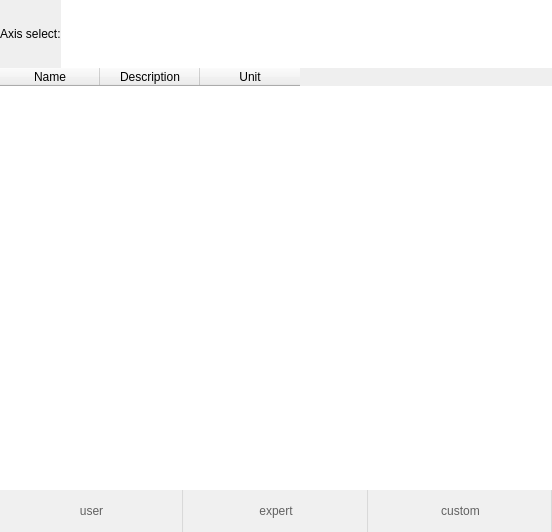
<?xml version="1.0" encoding="UTF-8"?>
<ui version="4.0">
 <class>DialogPickCurve</class>
 <widget class="QDialog" name="DialogPickCurve">
  <property name="geometry">
   <rect>
    <x>0</x>
    <y>0</y>
    <width>552</width>
    <height>532</height>
   </rect>
  </property>
  <property name="windowTitle">
   <string>Dialog</string>
  </property>
  <property name="styleSheet">
   <string notr="true">QToolButton{
color: rgb(97, 97, 97);
background-color: #F0F0F0;
      border: 1px solid #d9d9d9;
      border-left-color: transparent;
      border-top-color: transparent;
border-bottom-color: transparent;
}
QToolButton:hover{
color: rgb(97, 97, 97);
background-color: #D0D0D0;
border-style:none;
}

QToolButton:checked{
color: rgb(97, 97, 97);
background-color: #A0A0A0;
border-style:none;
}
QWidget#widget{
background-color: white;
}
/*QWidget#DialogPickCurve{
background-color:rgba(0,0,0,0);
}
QWidget#page_user{
background-color:rgba(0,0,0,0);
}*/

QTreeView,QTableView,QListView {
	show-decoration-selected: 1;
	border:none; 
  }
QTreeView::item,QTableView::item,QListView::item {
      border: 1px solid #d9d9d9;
      border-left-color: transparent;
      border-top-color: transparent;
  }
QTreeView::item:hover,QTableView::item:hover,QListView::item:hover {
      background: #D0D0D0;
      border: 1px solid #B0B0B0;
  }
QTreeView::item:selected,QTableView::item:selected,QListView::item:selected {
	  background: #A0A0A0;
      border: 1px solid #A0A0A0;
  }
QTreeView::item:selected:active,QTableView::item:selected:active,QListView::item:selected:active{
      background: #A0A0A0;
  }
QTreeView::item:selected:!active,QTableView::item:selected:!active,QListView::item:selected:!active {
      background: #A0A0A0;
  }


</string>
  </property>
  <layout class="QVBoxLayout" name="verticalLayout" stretch="1,10,1">
   <property name="spacing">
    <number>0</number>
   </property>
   <property name="leftMargin">
    <number>0</number>
   </property>
   <property name="topMargin">
    <number>0</number>
   </property>
   <property name="rightMargin">
    <number>0</number>
   </property>
   <property name="bottomMargin">
    <number>0</number>
   </property>
   <item>
    <widget class="QWidget" name="widget_plotAxisSelect" native="true">
     <property name="minimumSize">
      <size>
       <width>0</width>
       <height>0</height>
      </size>
     </property>
     <layout class="QHBoxLayout" name="horizontalLayout_2">
      <property name="spacing">
       <number>0</number>
      </property>
      <property name="leftMargin">
       <number>0</number>
      </property>
      <property name="topMargin">
       <number>0</number>
      </property>
      <property name="rightMargin">
       <number>0</number>
      </property>
      <property name="bottomMargin">
       <number>0</number>
      </property>
      <item>
       <widget class="QLabel" name="label">
        <property name="text">
         <string>Axis select:</string>
        </property>
       </widget>
      </item>
      <item>
       <widget class="QTableWidget" name="tableWidget_axis">
        <property name="maximumSize">
         <size>
          <width>16777215</width>
          <height>16777215</height>
         </size>
        </property>
        <property name="editTriggers">
         <set>QAbstractItemView::NoEditTriggers</set>
        </property>
        <attribute name="horizontalHeaderVisible">
         <bool>false</bool>
        </attribute>
        <attribute name="verticalHeaderVisible">
         <bool>false</bool>
        </attribute>
       </widget>
      </item>
     </layout>
    </widget>
   </item>
   <item>
    <widget class="QStackedWidget" name="stackedWidget_plotCurve">
     <property name="currentIndex">
      <number>0</number>
     </property>
     <widget class="QWidget" name="page_user">
      <layout class="QVBoxLayout" name="verticalLayout_2" stretch="1">
       <property name="spacing">
        <number>0</number>
       </property>
       <property name="leftMargin">
        <number>0</number>
       </property>
       <property name="topMargin">
        <number>0</number>
       </property>
       <property name="rightMargin">
        <number>0</number>
       </property>
       <property name="bottomMargin">
        <number>0</number>
       </property>
       <item>
        <widget class="QTableWidget" name="tableWidget_usr">
         <property name="selectionMode">
          <enum>QAbstractItemView::SingleSelection</enum>
         </property>
         <property name="showGrid">
          <bool>true</bool>
         </property>
         <property name="gridStyle">
          <enum>Qt::SolidLine</enum>
         </property>
         <attribute name="horizontalHeaderStretchLastSection">
          <bool>false</bool>
         </attribute>
         <column>
          <property name="text">
           <string>Name</string>
          </property>
         </column>
         <column>
          <property name="text">
           <string>Description</string>
          </property>
         </column>
         <column>
          <property name="text">
           <string>Unit</string>
          </property>
         </column>
        </widget>
       </item>
      </layout>
     </widget>
     <widget class="QWidget" name="page_expert">
      <layout class="QVBoxLayout" name="verticalLayout_expertTree">
       <property name="spacing">
        <number>0</number>
       </property>
       <property name="leftMargin">
        <number>0</number>
       </property>
       <property name="topMargin">
        <number>0</number>
       </property>
       <property name="rightMargin">
        <number>0</number>
       </property>
       <property name="bottomMargin">
        <number>0</number>
       </property>
       <item>
        <widget class="QTreeWidget" name="treeWidgetExpert">
         <column>
          <property name="text">
           <string notr="true">1</string>
          </property>
         </column>
        </widget>
       </item>
      </layout>
     </widget>
     <widget class="QWidget" name="page_custom">
      <layout class="QVBoxLayout" name="verticalLayout_custom">
       <property name="spacing">
        <number>0</number>
       </property>
       <property name="leftMargin">
        <number>0</number>
       </property>
       <property name="topMargin">
        <number>0</number>
       </property>
       <property name="rightMargin">
        <number>0</number>
       </property>
       <property name="bottomMargin">
        <number>0</number>
       </property>
      </layout>
     </widget>
    </widget>
   </item>
   <item>
    <widget class="QWidget" name="widget_plotUserSelect" native="true">
     <property name="minimumSize">
      <size>
       <width>0</width>
       <height>0</height>
      </size>
     </property>
     <layout class="QHBoxLayout" name="horizontalLayout">
      <property name="spacing">
       <number>1</number>
      </property>
      <property name="leftMargin">
       <number>0</number>
      </property>
      <property name="topMargin">
       <number>0</number>
      </property>
      <property name="rightMargin">
       <number>0</number>
      </property>
      <property name="bottomMargin">
       <number>0</number>
      </property>
      <item>
       <widget class="QToolButton" name="btn_curve_user">
        <property name="sizePolicy">
         <sizepolicy hsizetype="Expanding" vsizetype="Expanding">
          <horstretch>0</horstretch>
          <verstretch>0</verstretch>
         </sizepolicy>
        </property>
        <property name="text">
         <string>user</string>
        </property>
        <property name="iconSize">
         <size>
          <width>24</width>
          <height>24</height>
         </size>
        </property>
        <property name="checkable">
         <bool>true</bool>
        </property>
        <property name="toolButtonStyle">
         <enum>Qt::ToolButtonTextUnderIcon</enum>
        </property>
        <property name="autoRaise">
         <bool>false</bool>
        </property>
       </widget>
      </item>
      <item>
       <widget class="QToolButton" name="btn_curve_expert">
        <property name="sizePolicy">
         <sizepolicy hsizetype="Expanding" vsizetype="Expanding">
          <horstretch>0</horstretch>
          <verstretch>0</verstretch>
         </sizepolicy>
        </property>
        <property name="text">
         <string>expert</string>
        </property>
        <property name="iconSize">
         <size>
          <width>24</width>
          <height>24</height>
         </size>
        </property>
        <property name="checkable">
         <bool>true</bool>
        </property>
        <property name="toolButtonStyle">
         <enum>Qt::ToolButtonTextUnderIcon</enum>
        </property>
       </widget>
      </item>
      <item>
       <widget class="QToolButton" name="btn_curve_custom">
        <property name="sizePolicy">
         <sizepolicy hsizetype="Expanding" vsizetype="Expanding">
          <horstretch>0</horstretch>
          <verstretch>0</verstretch>
         </sizepolicy>
        </property>
        <property name="text">
         <string>custom</string>
        </property>
        <property name="iconSize">
         <size>
          <width>24</width>
          <height>24</height>
         </size>
        </property>
        <property name="checkable">
         <bool>true</bool>
        </property>
        <property name="toolButtonStyle">
         <enum>Qt::ToolButtonTextUnderIcon</enum>
        </property>
       </widget>
      </item>
     </layout>
    </widget>
   </item>
  </layout>
 </widget>
 <resources/>
 <connections/>
</ui>
